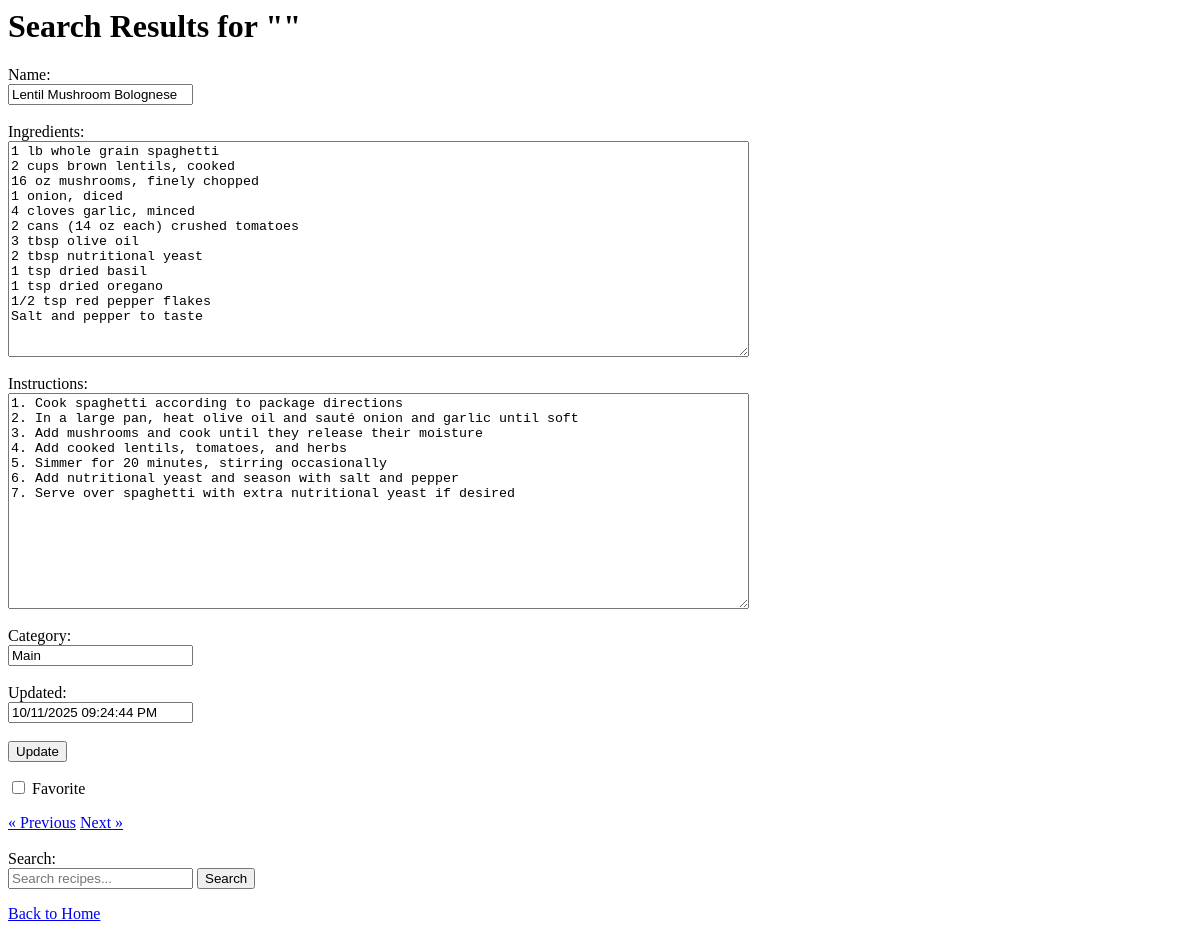
Page /search?q=&page=2 on the earlier database version.
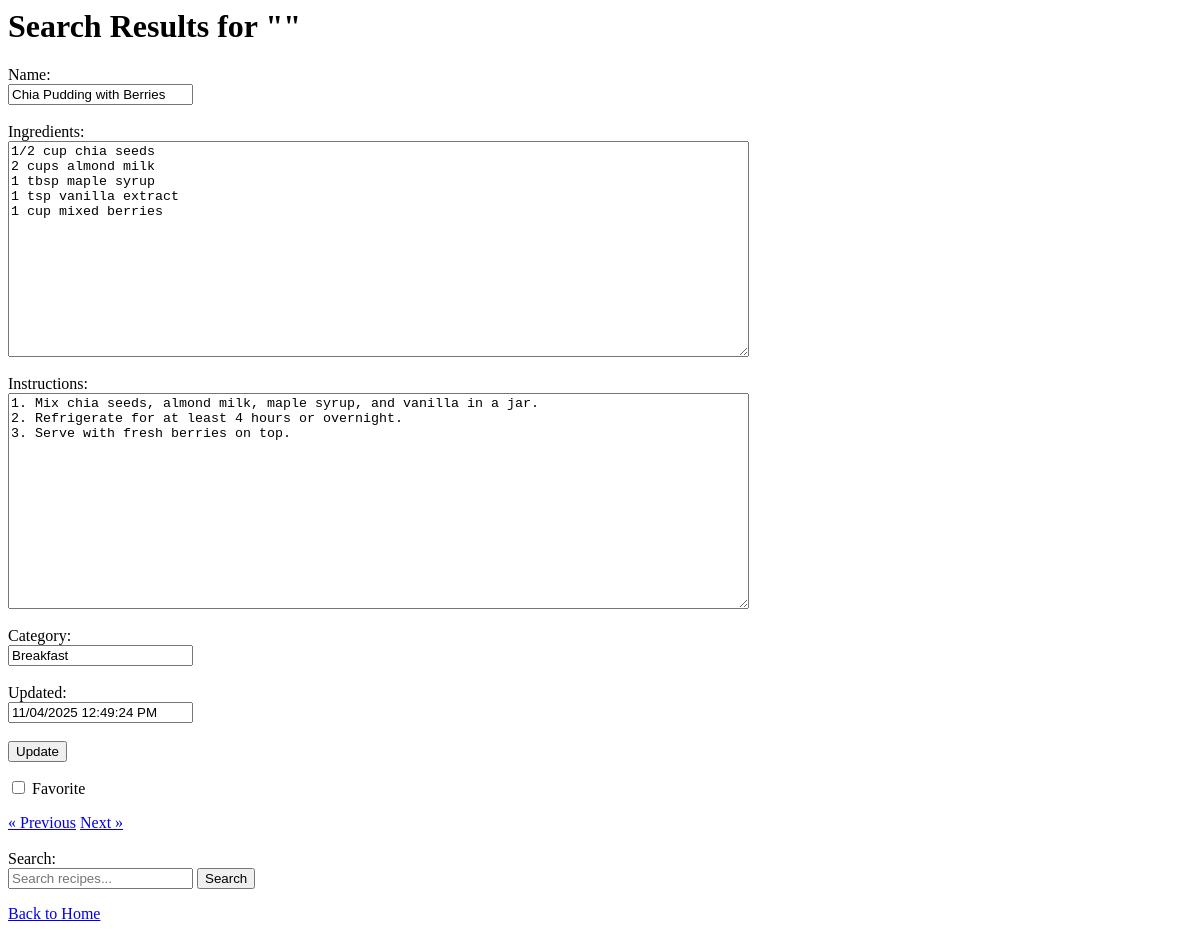
Same page on the later database version.
### app/model/recipes.py (models this page shows, shortened)
class Recipe(db.Model):
    __tablename__ = 'recipes'
    id = Column(Integer, primary_key=True)
    name = Column(String(50), unique=True)
    ingredients = Column(String(500), nullable=False)
    instructions = Column(String(1000), nullable=False)  # Changed to nullable=False since it's required
    category = Column(String(50), nullable=True)  # New category field
    created_at = Column(DateTime, default=datetime.utcnow)
    updated_at = Column(DateTime, default=datetime.utcnow, onupdate=datetime.utcnow)
    user_id = Column(Integer, ForeignKey('users.id'), nullable=False)  # Made nullable
    user = relationship('User', back_populates='recipes')
    favorites = relationship('Favorite', back_populates='recipe', cascade='all, delete-orphan')

### app/__init__.py (the view, shortened to what this page needs)
    @app.route('/search', methods=['GET','POST'])
    def search_recipes():
        from app.service.recipe import RecipeService
        from app.service.favorites import FavoriteService
        from app.model.favorites import Favorite
        q = request.args.get('q', '')
        page = request.args.get('page', 1, type=int)
        per_page = 1
        recipes_query = Recipe.query
        user_id = session.get('user_id')  # get user id from session
        paginated_recipes = recipes_query.order_by(Recipe.id).paginate(page=page, per_page=per_page)
        recipe = paginated_recipes.items[0] if paginated_recipes.items else None
        is_favorite = False
        if recipe and user_id:
            is_favorite = Favorite.query.filter_by(recipe_id=recipe.id, user_id=user_id).first() is not None
        return render_template(
            'search_results.html',
            recipe=recipe,
            paginated_recipes=paginated_recipes,
            search_term=q,
            is_favorite=is_favorite
        )

### app/templates/search_results.html (shortened to what this page needs)
<html>
<head>
</head>
<body>
<h1>Search Results for "{{ search_term }}"</h1>
{% if recipe %}
    <form method="POST" onsubmit="confirmAndRefresh(event)">
        <label for="name">Name:</label><br>
        <input type="text" id="name" name="name" value="{{ recipe['name'] }}"><br><br>
        <label for="ingredients">Ingredients:</label><br>
        <textarea id="ingredients" name="ingredients" rows="14" cols="90">{{ recipe['ingredients'] }}</textarea><br><br>
        <label for="instructions">Instructions:</label><br>
        <textarea id="instructions" name="instructions" rows="14" cols="90">{{ recipe['instructions'] }}</textarea><br><br>
        <label for="category">Category:</label><br>
        <input type="text" id="category" name="category" value="{{ recipe['category'] }}"><br><br>
        <label for="updated">Updated:</label><br>
        <input type="text" id="updated" name="updated" readonly
               value="{{ recipe['updated_at'].strftime('%m/%d/%Y %I:%M:%S %p') }}"><br><br>
        <input type="submit" value="Update">
    </form>
    <form method="POST">
        <label>
            <input
                type="checkbox"
                onchange="this.form.submit()"
            >
            Favorite
        </label>
    </form>
    <div>
        {% if paginated_recipes.has_prev %}
            <a href="{{ url_for('search_recipes', q=search_term, page=paginated_recipes.prev_num) }}">« Previous</a>
        {% endif %}
        {% if paginated_recipes.has_next %}
            <a href="{{ url_for('search_recipes', q=search_term, page=paginated_recipes.next_num) }}">Next »</a>
        {% endif %}
    </div>
{% else %}
    <p>No recipes found for "{{ search_term }}".</p>
{% endif %}
<br>
<form method="GET" action="/search">
    <label for="q">Search:</label><br>
    <input type="text" name="q" placeholder="Search recipes..." required>
    <button type="submit">Search</button>
</form>
<a href="/">Back to Home</a>
</body>
</html>

Differences in the rows shown:
changed Recipe: name "Lentil Mushroom Bolognese" → "Chia Pudding with Berries"; ingredients "1 lb whole grain spaghetti 2 cups brown lentils, cooked 16 oz mushrooms, finely chopped 1 onion, diced 4 cloves garlic, minced 2 cans (14 oz each) crushed tomatoes 3 tbsp olive oil 2 tbsp nutritional yeast 1 tsp dried basil 1 tsp dried oregano 1/2 tsp red pepper flakes Salt and pepper to taste" → "1/2 cup chia seeds 2 cups almond milk 1 tbsp maple syrup 1 tsp vanilla extract 1 cup mixed berries"; instructions "1. Cook spaghetti according to package directions 2. In a large pan, heat olive oil and sauté onion and garlic until soft 3. Add mushrooms and cook until they release their moisture 4. Add cooked lentils, tomatoes, and herbs 5. Simmer for 20 minutes, stirring occasionally 6. Add nutritional yeast and season with salt and pepper 7. Serve over spaghetti with extra nutritional yeast if desired" → "1. Mix chia seeds, almond milk, maple syrup, and vanilla in a jar. 2. Refrigerate for at least 4 hours or overnight. 3. Serve with fresh berries on top."; category "Main" → "Breakfast"; updated "10/11/2025 09:24:44 PM" → "11/04/2025 12:49:24 PM"
